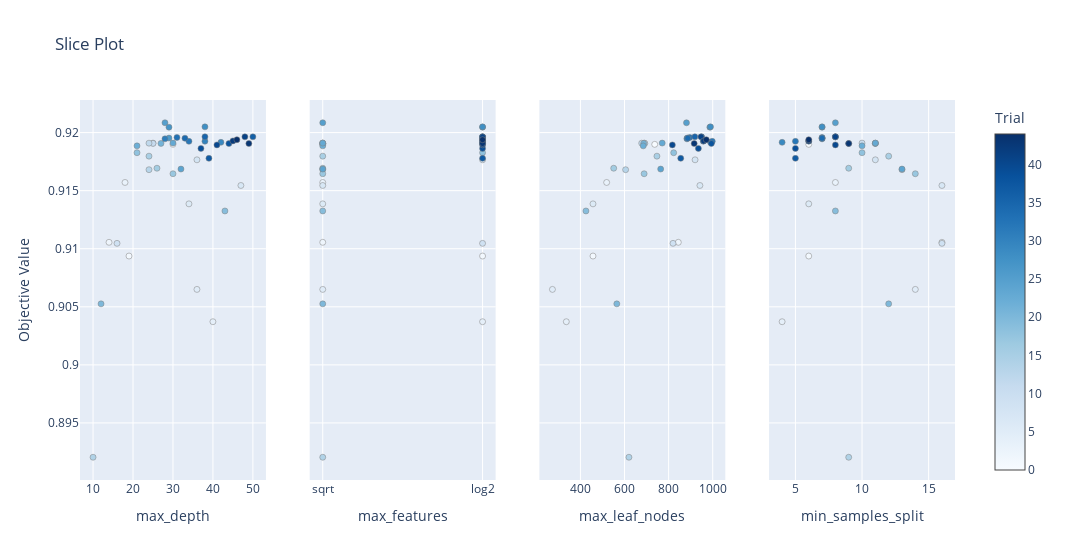

Write notebook code for a chart like this one.
### Code cell
slice_plot = vis.plot_slice(study)
slice_plot.show()

### Figure 1 — Plotly figure (JSON) as saved in the notebook; plotly's stock layout.template omitted (floating-point values rounded to 4 significant figures)
{"data": [{"marker": {"color": [0, 1, 2, 3, 4, 5, 6, 7, 8, 9, 10, 11, 12, 13, 14, 15, 16, 17, 18, 19, 20, 21, 22, 23, 24, 25, 26, 27, 28, 29, 30, 31, 32, 33, 34, 35, 36, 37, 38, 39, 40, 41, 42, 43, 44], "colorbar": {"title": {"text": "Trial"}, "x": 1, "xpad": 40}, "colorscale": [[0, "rgb(247,251,255)"], [0.125, "rgb(222,235,247)"], [0.25, "rgb(198,219,239)"], [0.375, "rgb(158,202,225)"], [0.5, "rgb(107,174,214)"], [0.625, "rgb(66,146,198)"], [0.75, "rgb(33,113,181)"], [0.875, "rgb(8,81,156)"], [1, "rgb(8,48,107)"]], "line": {"color": "Grey", "width": 0.5}, "showscale": true}, "mode": "markers", "name": "Feasible Trial", "showlegend": false, "type": "scatter", "x": [30, 19, 14, 18, 40, 36, 34, 47, 36, 16, 25, 25, 24, 24, 10, 24, 26, 30, 21, 43, 12, 27, 21, 30, 32, 28, 29, 29, 38, 42, 38, 28, 34, 31, 33, 38, 50, 39, 44, 37, 41, 48, 45, 49, 46], "xaxis": "x", "y": [0.919, 0.9094, 0.9106, 0.9157, 0.9037, 0.9065, 0.9139, 0.9154, 0.9177, 0.9105, 0.9191, 0.9191, 0.9191, 0.9168, 0.892, 0.918, 0.9169, 0.9165, 0.9183, 0.9133, 0.9053, 0.9191, 0.9189, 0.9191, 0.9169, 0.9208, 0.9195, 0.9205, 0.9205, 0.9192, 0.9193, 0.9195, 0.9192, 0.9196, 0.9195, 0.9196, 0.9196, 0.9178, 0.9191, 0.9186, 0.9189, 0.9196, 0.9193, 0.9191, 0.9194], "yaxis": "y"}, {"marker": {"color": [0, 1, 2, 3, 4, 5, 6, 7, 8, 9, 10, 11, 12, 13, 14, 15, 16, 17, 18, 19, 20, 21, 22, 23, 24, 25, 26, 27, 28, 29, 30, 31, 32, 33, 34, 35, 36, 37, 38, 39, 40, 41, 42, 43, 44], "colorbar": {"title": {"text": "Trial"}, "x": 1, "xpad": 40}, "colorscale": [[0, "rgb(247,251,255)"], [0.125, "rgb(222,235,247)"], [0.25, "rgb(198,219,239)"], [0.375, "rgb(158,202,225)"], [0.5, "rgb(107,174,214)"], [0.625, "rgb(66,146,198)"], [0.75, "rgb(33,113,181)"], [0.875, "rgb(8,81,156)"], [1, "rgb(8,48,107)"]], "line": {"color": "Grey", "width": 0.5}, "showscale": false}, "mode": "markers", "name": "Feasible Trial", "showlegend": false, "type": "scatter", "x": ["sqrt", "log2", "sqrt", "sqrt", "log2", "sqrt", "sqrt", "sqrt", "log2", "log2", "sqrt", "sqrt", "sqrt", "sqrt", "sqrt", "sqrt", "sqrt", "sqrt", "log2", "sqrt", "sqrt", "sqrt", "sqrt", "sqrt", "sqrt", "sqrt", "log2", "log2", "log2", "log2", "log2", "log2", "log2", "log2", "log2", "log2", "log2", "log2", "log2", "log2", "log2", "log2", "log2", "log2", "log2"], "xaxis": "x2", "y": [0.919, 0.9094, 0.9106, 0.9157, 0.9037, 0.9065, 0.9139, 0.9154, 0.9177, 0.9105, 0.9191, 0.9191, 0.9191, 0.9168, 0.892, 0.918, 0.9169, 0.9165, 0.9183, 0.9133, 0.9053, 0.9191, 0.9189, 0.9191, 0.9169, 0.9208, 0.9195, 0.9205, 0.9205, 0.9192, 0.9193, 0.9195, 0.9192, 0.9196, 0.9195, 0.9196, 0.9196, 0.9178, 0.9191, 0.9186, 0.9189, 0.9196, 0.9193, 0.9191, 0.9194], "yaxis": "y2"}, {"marker": {"color": [0, 1, 2, 3, 4, 5, 6, 7, 8, 9, 10, 11, 12, 13, 14, 15, 16, 17, 18, 19, 20, 21, 22, 23, 24, 25, 26, 27, 28, 29, 30, 31, 32, 33, 34, 35, 36, 37, 38, 39, 40, 41, 42, 43, 44], "colorbar": {"title": {"text": "Trial"}, "x": 1, "xpad": 40}, "colorscale": [[0, "rgb(247,251,255)"], [0.125, "rgb(222,235,247)"], [0.25, "rgb(198,219,239)"], [0.375, "rgb(158,202,225)"], [0.5, "rgb(107,174,214)"], [0.625, "rgb(66,146,198)"], [0.75, "rgb(33,113,181)"], [0.875, "rgb(8,81,156)"], [1, "rgb(8,48,107)"]], "line": {"color": "Grey", "width": 0.5}, "showscale": false}, "mode": "markers", "name": "Feasible Trial", "showlegend": false, "type": "scatter", "x": [737, 457, 844, 519, 336, 273, 457, 942, 920, 820, 690, 692, 678, 605, 620, 747, 551, 689, 823, 425, 565, 687, 685, 771, 764, 881, 884, 987, 990, 990, 957, 883, 998, 896, 887, 919, 950, 855, 994, 935, 817, 947, 959, 916, 971], "xaxis": "x3", "y": [0.919, 0.9094, 0.9106, 0.9157, 0.9037, 0.9065, 0.9139, 0.9154, 0.9177, 0.9105, 0.9191, 0.9191, 0.9191, 0.9168, 0.892, 0.918, 0.9169, 0.9165, 0.9183, 0.9133, 0.9053, 0.9191, 0.9189, 0.9191, 0.9169, 0.9208, 0.9195, 0.9205, 0.9205, 0.9192, 0.9193, 0.9195, 0.9192, 0.9196, 0.9195, 0.9196, 0.9196, 0.9178, 0.9191, 0.9186, 0.9189, 0.9196, 0.9193, 0.9191, 0.9194], "yaxis": "y3"}, {"marker": {"color": [0, 1, 2, 3, 4, 5, 6, 7, 8, 9, 10, 11, 12, 13, 14, 15, 16, 17, 18, 19, 20, 21, 22, 23, 24, 25, 26, 27, 28, 29, 30, 31, 32, 33, 34, 35, 36, 37, 38, 39, 40, 41, 42, 43, 44], "colorbar": {"title": {"text": "Trial"}, "x": 1, "xpad": 40}, "colorscale": [[0, "rgb(247,251,255)"], [0.125, "rgb(222,235,247)"], [0.25, "rgb(198,219,239)"], [0.375, "rgb(158,202,225)"], [0.5, "rgb(107,174,214)"], [0.625, "rgb(66,146,198)"], [0.75, "rgb(33,113,181)"], [0.875, "rgb(8,81,156)"], [1, "rgb(8,48,107)"]], "line": {"color": "Grey", "width": 0.5}, "showscale": false}, "mode": "markers", "name": "Feasible Trial", "showlegend": false, "type": "scatter", "x": [6, 6, 16, 8, 4, 14, 6, 16, 11, 16, 10, 11, 11, 13, 9, 12, 9, 14, 10, 8, 12, 11, 10, 11, 13, 8, 7, 7, 7, 4, 6, 7, 5, 7, 7, 8, 8, 5, 9, 5, 8, 8, 6, 9, 6], "xaxis": "x4", "y": [0.919, 0.9094, 0.9106, 0.9157, 0.9037, 0.9065, 0.9139, 0.9154, 0.9177, 0.9105, 0.9191, 0.9191, 0.9191, 0.9168, 0.892, 0.918, 0.9169, 0.9165, 0.9183, 0.9133, 0.9053, 0.9191, 0.9189, 0.9191, 0.9169, 0.9208, 0.9195, 0.9205, 0.9205, 0.9192, 0.9193, 0.9195, 0.9192, 0.9196, 0.9195, 0.9196, 0.9196, 0.9178, 0.9191, 0.9186, 0.9189, 0.9196, 0.9193, 0.9191, 0.9194], "yaxis": "y4"}], "layout": {"title": {"text": "Slice Plot"}, "width": 1200, "xaxis": {"anchor": "y", "domain": [0, 0.2125], "title": {"text": "max_depth"}}, "xaxis2": {"anchor": "y2", "categoryarray": ["sqrt", "log2"], "categoryorder": "array", "domain": [0.2625, 0.475], "title": {"text": "max_features"}, "type": "category"}, "xaxis3": {"anchor": "y3", "domain": [0.525, 0.7375], "title": {"text": "max_leaf_nodes"}}, "xaxis4": {"anchor": "y4", "domain": [0.7875, 1], "title": {"text": "min_samples_split"}}, "yaxis": {"anchor": "x", "domain": [0, 1], "title": {"text": "Objective Value"}}, "yaxis2": {"anchor": "x2", "domain": [0, 1], "matches": "y", "showticklabels": false}, "yaxis3": {"anchor": "x3", "domain": [0, 1], "matches": "y", "showticklabels": false}, "yaxis4": {"anchor": "x4", "domain": [0, 1], "matches": "y", "showticklabels": false}}}
